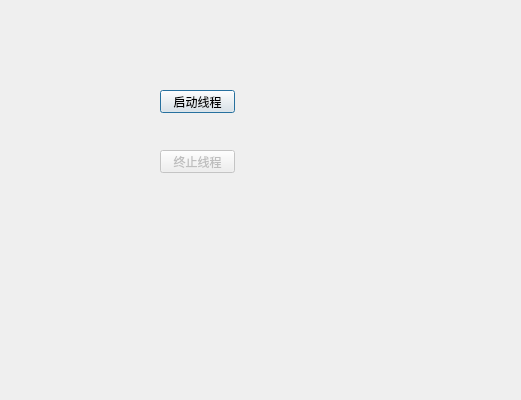
<?xml version="1.0" encoding="UTF-8"?>
<ui version="4.0">
 <class>QTread_example_wxbClass</class>
 <widget class="QDialog" name="QTread_example_wxbClass">
  <property name="enabled">
   <bool>true</bool>
  </property>
  <property name="geometry">
   <rect>
    <x>0</x>
    <y>0</y>
    <width>521</width>
    <height>400</height>
   </rect>
  </property>
  <property name="windowTitle">
   <string>QTread_example_wxb</string>
  </property>
  <widget class="QPushButton" name="startButton">
   <property name="geometry">
    <rect>
     <x>160</x>
     <y>90</y>
     <width>75</width>
     <height>23</height>
    </rect>
   </property>
   <property name="text">
    <string>启动线程</string>
   </property>
  </widget>
  <widget class="QPushButton" name="stopButton">
   <property name="enabled">
    <bool>false</bool>
   </property>
   <property name="geometry">
    <rect>
     <x>160</x>
     <y>150</y>
     <width>75</width>
     <height>23</height>
    </rect>
   </property>
   <property name="text">
    <string>终止线程</string>
   </property>
  </widget>
 </widget>
 <layoutdefault spacing="6" margin="11"/>
 <resources>
  <include location="qtread_example_wxb.qrc"/>
 </resources>
 <connections/>
</ui>
